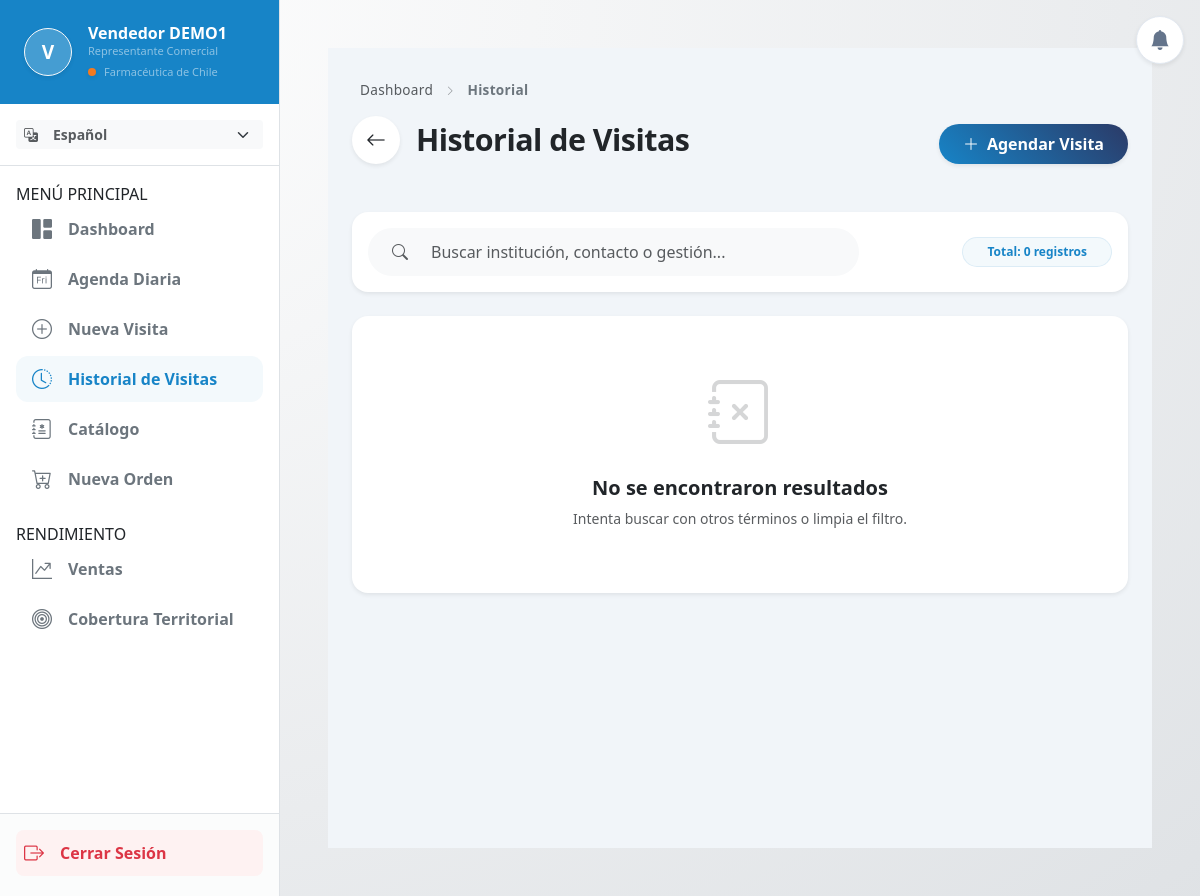
The app's page /visitas/historial/ (signed in), older data.
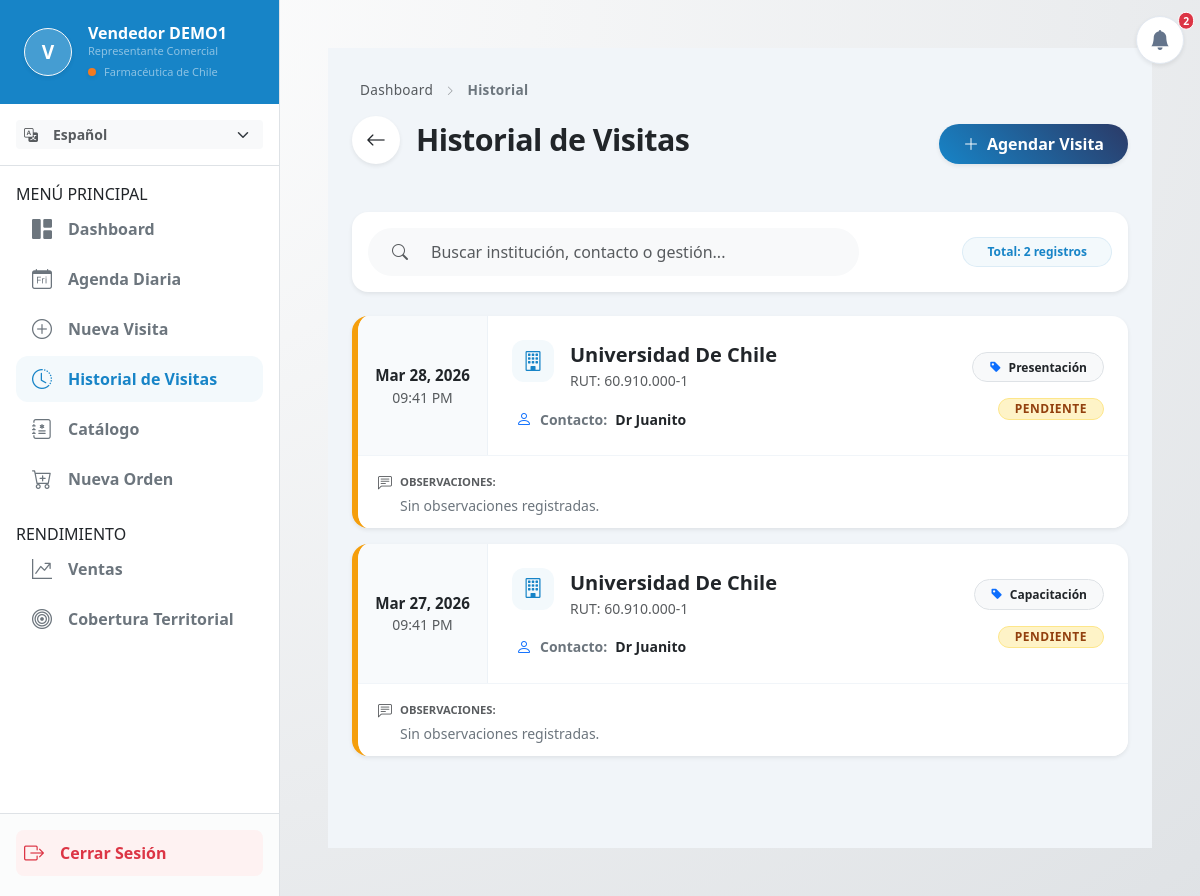
The same page, newer data.
### apps/visitas/models.py (models this page shows, shortened)
class Visita(models.Model):
    ESTADOS = (
        ('Pendiente', 'Pendiente'),
        ('Realizada', 'Realizada'),
        ('Cancelada', 'Cancelada'),
    )
    representante = models.ForeignKey(settings.AUTH_USER_MODEL, on_delete=models.CASCADE, related_name='visitas')
    institucion = models.ForeignKey(Institucion, on_delete=models.CASCADE, related_name='visitas_programadas')
    contacto = models.ForeignKey(Contacto, on_delete=models.SET_NULL, null=True, blank=True, related_name='visitas')
    razon_social = models.CharField(max_length=255, blank=True, null=True)
    fecha_hora = models.DateTimeField(verbose_name="Fecha y Hora de la visita")
    productos = models.ManyToManyField(Producto, blank=True, related_name='visitas')
    estado = models.CharField(max_length=20, choices=ESTADOS, default='Pendiente')
    notas = models.TextField(blank=True, null=True)
    tipo_gestion = models.CharField(max_length=50, blank=True, null=True, verbose_name="Tipo de Gestión")

### apps/clientes/models.py (models this page shows, shortened)
class Institucion(models.Model):
    TIPO_OPCIONES = (
        ('Hospital', 'Hospital'),
        ('Clinica', 'Clínica'),
        ('Farmacia', 'Farmacia'),
        ('Centro Medico', 'Centro Médico'),
        ('Otro', 'Otro'),
    )
    nombre = models.CharField(max_length=200)
    razon_social = models.CharField(max_length=255, blank=True, null=True)
    rut = models.CharField(max_length=20, blank=True, null=True)
    comuna = models.CharField(max_length=100, blank=True, null=True)
    direccion = models.CharField(max_length=255, blank=True, null=True)
    tipo = models.CharField(max_length=50, choices=TIPO_OPCIONES, default='Hospital')
    representante = models.ForeignKey(
        settings.AUTH_USER_MODEL,
        on_delete=models.SET_NULL,
        null=True,
        blank=True,
        related_name='instituciones_asignadas'
    )

class Contacto(models.Model):
    ROLES = (
        ('Médico', 'Médico'),
        ('Administrativo', 'Administrativo'),
        ('Enfermería', 'Enfermería'),
        ('Otro', 'Otro'),
    )
    nombre = models.CharField(max_length=200)
    rol = models.CharField(max_length=50, choices=ROLES, default='Médico')
    especialidad = models.CharField(max_length=100, blank=True, null=True)
    telefono = models.CharField(max_length=20, blank=True, null=True)
    email = models.EmailField(blank=True, null=True)
    horario_preferido = models.CharField(max_length=200, blank=True, null=True)
    notas = models.TextField(blank=True, null=True)
    decisor_compra = models.BooleanField(default=False)
    institucion = models.ForeignKey(Institucion, on_delete=models.CASCADE, related_name='contactos')

### apps/visitas/views.py (the view, shortened to what this page needs)
# urls.py: path('historial/', views.historial_view, name='historial'),
@login_required(login_url='usuarios:login')
def historial_view(request):
    query = request.GET.get('q', '')
    if request.user.is_superuser:
        vendedores_permitidos = UsuarioPersonalizado.objects.all()
    elif getattr(request.user, 'es_gerente', False) or request.user.groups.filter(name='Gerente').exists():
        vendedores_permitidos = UsuarioPersonalizado.objects.filter(Q(id=request.user.id) | Q(jefe=request.user))
    else:
        vendedores_permitidos = UsuarioPersonalizado.objects.filter(id=request.user.id)
    agendas = Visita.objects.filter(representante__in=vendedores_permitidos).select_related('institucion', 'contacto', 'representante')
    registros = RegistroVisita.objects.filter(representante__in=vendedores_permitidos).select_related('institucion', 'contacto', 'representante')
    lista_agendas = list(agendas)
    for a in lista_agendas:
        a.tipo_origen = 'Agendada'
    lista_registros = list(registros)
    for r in lista_registros:
        r.tipo_origen = 'Directa'
        r.estado = 'Completada'
    historial_completo = sorted(
        chain(lista_agendas, lista_registros),
        key=attrgetter('fecha_hora'),
        reverse=True
    )
    paginator = Paginator(historial_completo, 10)
    page_number = request.GET.get('page')
    page_obj = paginator.get_page(page_number)
    context = {
        'page_obj': page_obj,
        'query': query,
        'total_registros': len(historial_completo), # Total de ambas listas combinadas
    }
    return render(request, 'visitas/historial.html', context)

### apps/usuarios/models.py (called while the page is built)
    @property
    def es_gerente(self):
        roles_jefatura = ['Administrador', 'Gerente', 'Jefe de Ventas']
        return any(palabra in self.rol for palabra in roles_jefatura) or self.is_staff or self.is_superuser

### apps/visitas/templates/visitas/historial.html (shortened to what the changed rows need)
{% extends 'base.html' %}
{% load static %}
{% load i18n %}
{% block content %}
<div class="container-fluid px-xl-4 py-4 min-vh-100" style="background-color: #f1f5f9;">
    <div class="d-flex flex-column flex-md-row justify-content-between align-items-md-end mb-5 gap-4 pt-2">
    <div class="d-flex flex-column">
        <div class="d-flex align-items-center gap-3">
            <h1 class="fw-bolder mb-0 text-dark" style="letter-spacing: -0.5px; font-size: 1.9rem; line-height: 1.2;">
                {% translate "Historial de Visitas" %}
            </h1>
        </div>
    </div>
</div>
    <div class="card mb-4 border-0 shadow-sm rounded-4 bg-white p-3">
        <form method="GET" action="" class="row g-3 align-items-center justify-content-between">
            <div class="col-12 col-md-auto ms-auto">
                <div class="badge rounded-pill px-4 py-2 fw-bold" style="background-color: var(--brand-light); color: var(--brand-blue); border: 1px solid rgba(23, 132, 199, 0.1);">
                    {% translate "Total" %}: {{ total_registros }} {% translate "registros" %}
                </div>
            </div>
        </form>
    </div>
    <div id="listaVisitas" class="d-flex flex-column gap-3">
        {% for visita in page_obj %}
        <div class="card item-visita bg-white shadow-sm overflow-hidden"
             style="border-left: 6px solid {% if visita.estado == 'Realizada' or visita.estado == 'Completada' %}#10B981{% elif visita.estado == 'Pendiente' %}#F59E0B{% elif visita.estado == 'Cancelada' %}#EF4444{% else %}#64748B{% endif %} !important;">
            <div class="d-flex flex-column flex-md-row">
                <div class="meta-data text-center">
                    <div class="fw-bold text-dark" style="font-size: 0.95rem;">{{ visita.fecha_hora|date:"M j, Y" }}</div>
                    <div class="text-muted small">{{ visita.fecha_hora|date:"h:i A" }}</div>
                </div>
                <div class="card-body p-4 flex-grow-1">
                    <div class="row align-items-center g-3">
                        <div class="col-12 col-lg-7">
                            <div class="d-flex align-items-start gap-3 mb-3">
                                <div class="icon-box-farma"><i class="bi bi-building fs-5"></i></div>
                                <div>
                                    <div class="fw-bold text-dark fs-5 mb-0">{{ visita.institucion.nombre|title }}</div>
                                    <div class="text-muted small">RUT: {{ visita.institucion.rut }}</div>
                                </div>
                            </div>
                            <div class="d-flex flex-wrap align-items-center gap-3 ps-1 mt-2">
                                <div class="d-flex align-items-center gap-2">
                                    <i class="bi bi-person text-primary"></i>
                                    <span class="fw-semibold text-secondary small">{% translate "Contacto" %}:</span>
                                    <span class="text-dark small fw-bold">{{ visita.contacto.nombre|title|default:"-" }}</span>
                                </div>
                            </div>
                        </div>
                        <div class="col-12 col-lg-5 text-lg-end d-flex flex-wrap justify-content-lg-end align-items-center gap-3">
                            <span class="badge rounded-pill bg-light text-dark border px-3 py-2 fw-bold" style="font-size: 0.75rem;">
                                <i class="bi bi-tag-fill me-1 text-primary"></i>
                                {% translate visita.tipo_gestion|default:"No especificado" %}
                            </span>
                            <div class="d-flex flex-column align-items-center align-items-lg-end">
                                {% if visita.estado == 'Realizada' or visita.estado == 'Completada' %}
                                    <span class="badge rounded-pill px-3 py-1 badge-custom" style="background-color: #dcfce7; color: #166534; border: 1px solid #bbf7d0;">{% translate "Completada" %}</span>
                                {% elif visita.estado == 'Pendiente' %}
                                    <span class="badge rounded-pill px-3 py-1 badge-custom" style="background-color: #fef3c7; color: #92400e; border: 1px solid #fde68a;">{% translate "Pendiente" %}</span>
                                {% else %}
                                    <span class="badge rounded-pill px-3 py-1 badge-custom bg-secondary bg-opacity-10 text-secondary border">{% translate visita.estado %}</span>
                                {% endif %}
                            </div>
                        </div>
                    </div>
                </div>
            </div>
            <div class="observaciones-box">
                <div class="d-flex align-items-start gap-2">
                    <i class="bi bi-chat-left-text text-muted small mt-1"></i>
                    <div>
                        <span class="small fw-bold text-muted text-uppercase" style="font-size: 0.7rem;">{% translate "Observaciones" %}:</span>
                        <p class="mb-0 small text-secondary mt-1" style="line-height: 1.4;">
                            {{ visita.notas|default:"Sin observaciones registradas." }}
                        </p>
                    </div>
                </div>
            </div>
        </div>
        {% empty %}
        <div class="card border-0 rounded-4 bg-white p-5 text-center shadow-sm">
            <i class="bi bi-journal-x text-muted opacity-25" style="font-size: 4rem;"></i>
            <h5 class="fw-bold text-dark mt-3">{% translate "No se encontraron resultados" %}</h5>
            <p class="text-muted small">{% translate "Intenta buscar con otros términos o limpia el filtro." %}</p>
        </div>
        {% endfor %}
    </div>
</div>
{% endblock %}

### templates/base.html (shortened to what the changed rows need)
{% load static %}
{% load i18n %}
<!DOCTYPE html>
<html lang="{{ LANGUAGE_CODE }}">
<head>
    <link href="https://cdn.jsdelivr.net/npm/bootstrap@5.3.2/dist/css/bootstrap.min.css" rel="stylesheet">
    <link rel="stylesheet" href="https://cdn.jsdelivr.net/npm/bootstrap-icons@1.11.1/font/bootstrap-icons.css">
    <link rel="stylesheet" href="{% static 'css/style.css' %}">
</head>
<body>
    <div class="d-none d-lg-block position-fixed p-3" style="top: 0; right: 0; z-index: 1040;">
        <div class="dropdown bg-white rounded-circle shadow-sm d-flex justify-content-center align-items-center transition-hover" style="width: 48px; height: 48px; border: 1px solid #e2e8f0;">
            <a href="#" class="text-secondary position-relative text-decoration-none d-flex align-items-center w-100 h-100 justify-content-center" id="dropdownDesktop" data-bs-toggle="dropdown" aria-expanded="false">
                <i class="bi bi-bell-fill fs-5" style="color: #64748b;"></i>
                {% if total_notificaciones > 0 %}
                <span class="position-absolute top-0 start-100 translate-middle badge rounded-pill bg-danger border border-white" style="font-size: 0.65rem; padding: 0.25em 0.4em; transform: translate(-30%, -30%) !important;">
                    {{ total_notificaciones }}
                </span>
                {% endif %}
            </a>
        </div>
    </div>
                            {% get_current_language as CURRENT_LANG %}
                            {% get_available_languages as LANGUAGES %}
    <main class="pt-5 pt-lg-0">
        <div class="container-fluid p-3 p-md-4 p-lg-5 mt-4 mt-lg-0">
            {% block content %}
            {% endblock %}
        </div>
    </main>
</body>
</html>

Row changes from the older to the newer data that the page shows:
added Visita: fecha_hora "Mar 28, 2026", fecha_hora "09:41 PM", institucion.nombre "Universidad De Chile", institucion.rut "60.910.000-1", contacto.nombre "Dr Juanito", notas "Sin observaciones registradas."
added Visita: fecha_hora "Mar 27, 2026", fecha_hora "09:41 PM", institucion.nombre "Universidad De Chile", institucion.rut "60.910.000-1", contacto.nombre "Dr Juanito", notas "Sin observaciones registradas."
Text that changed along with them:
{{ total_notificaciones }}: (not shown) → "2"
{{ total_registros }}: "0" → "2"
text no longer shown: "No se encontraron resultados Intenta buscar con otros términos o limpia el filtro."
